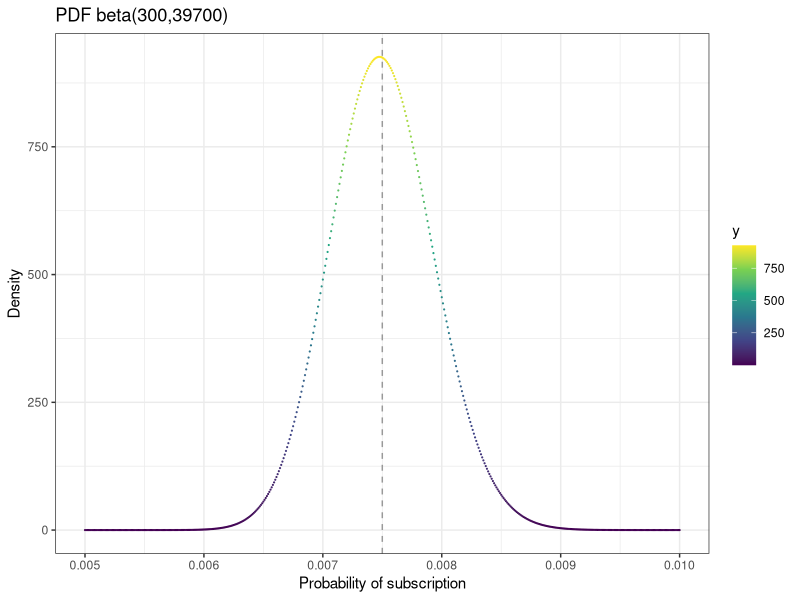
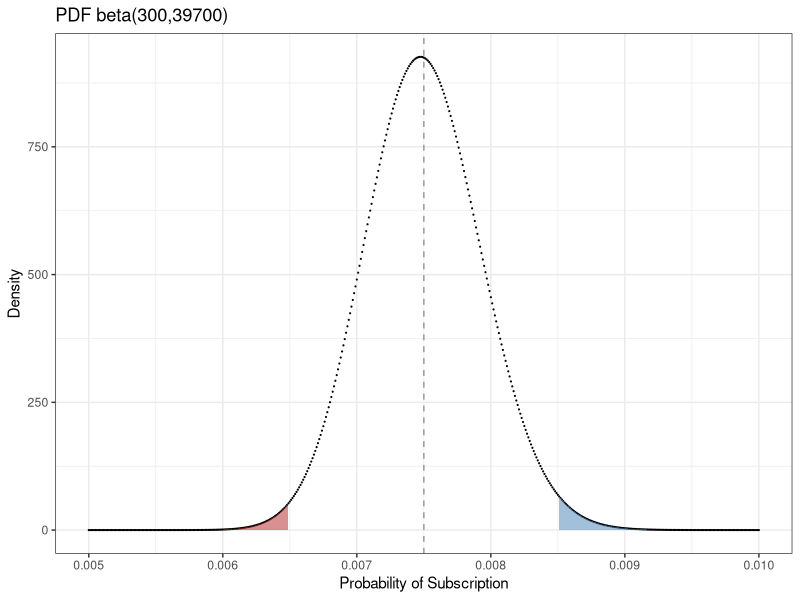
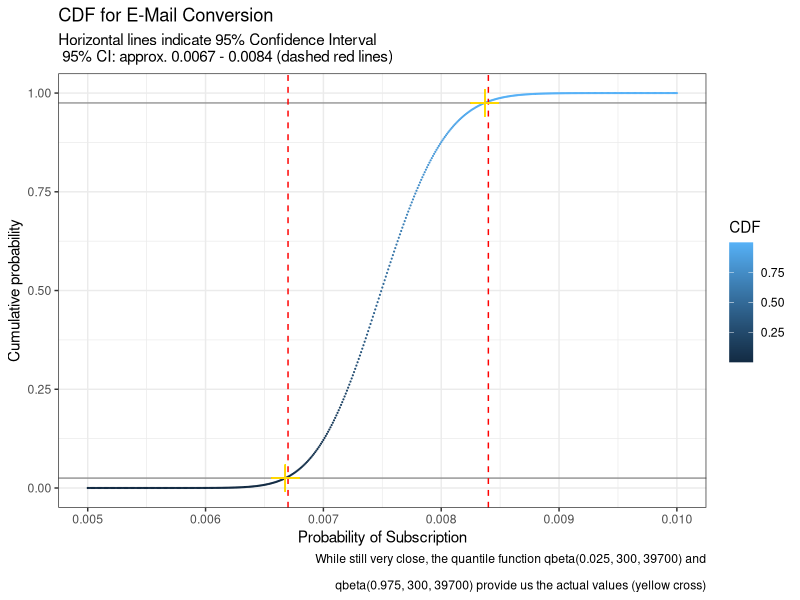
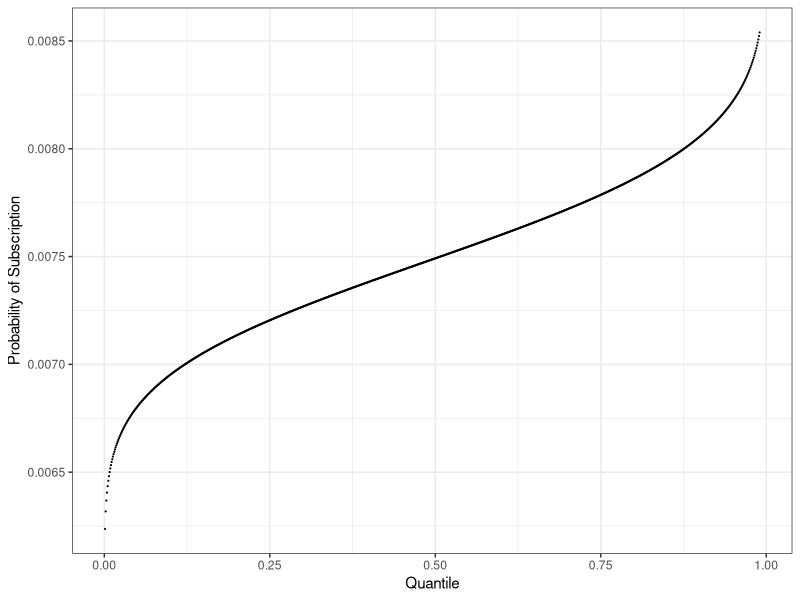

Write the R code that produced these figures, in order.
## ---- chunk 1
knitr::opts_chunk$set(echo = FALSE, warning = TRUE, message = FALSE, error = TRUE)
## ---- chunk 2
require(tidyverse)
## ---- chunk 3
x <- seq(0.005,0.01,by = 0.00001)
y <- dbeta(x,300,39700)

tbl <- tibble("x" = x, "y" = y)
tbl %>%
  ggplot(aes(x = x, y = y, color = y)) +
  geom_point(size = 0.1) +
  theme_bw() +
  geom_vline(xintercept = 300/40000, linetype = "dashed", color = "grey60") +
  scale_color_viridis_c() +
  labs(x = "Probability of subscription", y = "Density", title = "PDF beta(300,39700)")
## ---- chunk 4
lower <- pbeta(0.0065, 300, 39700)
#[1] 0.007978686

higher <- pbeta(1,300,39700) - pbeta(0.0085, 300, 39700)
#[1] 0.01248151

higher/lower
#[1] 1.564357
## ---- chunk 5
tbl %>%
  ggplot(aes(x = x, y = y)) +
  geom_point(size = 0.1) + 
  geom_ribbon(data = subset(tbl, x > 0 & x <0.0065), 
              aes(ymax = y), xmax = 0.0065, ymin = 0, xmin = 0,
              fill = "firebrick", 
              alpha = 0.5) +
  geom_ribbon(data = subset(tbl, x > 0.0085 & x < 1),
              aes(ymax = y), ymin = 0, xmax = 1, xmin = 0.0085,
              fill = "steelblue",
              alpha = 0.5) +
  theme_bw() +
  geom_vline(xintercept = 300/40000, linetype = "dashed", color = "grey60") +
  scale_color_viridis_c() +
  labs(x = "Probability of Subscription", y = "Density", title = "PDF beta(300,39700)")
## ---- chunk 6

#calculate the median of the CDF:
tbl$CDF <- pbeta(tbl$x, 300, 39700)
median(tbl$CDF)
#or derived visually:

CDFplot <- tbl %>%
  ggplot(aes(x = x, y = CDF, color = CDF)) +
  geom_point(size = 0.1) +
  theme_bw() +
  labs(y = "Cumulative probability", x = "Probability of Subscription",
       title = "CDF for E-Mail Conversion", subtitle = "Horizontal lines indicate 95% Confidence Interval\n 95% CI: approx. 0.0067 - 0.0084 (dashed red lines)") +
  #geom_hline(yintercept = median(tbl$CDF), linetype = "dashed", color = "grey60") +
  geom_hline(yintercept = 0.025, linetype = 1, color = "grey60") +
  geom_hline(yintercept = 0.975, linetype = 1, color = "grey60") +
  geom_vline(xintercept = 0.0067, linetype = 2, color = "red") +
  geom_vline(xintercept = 0.0084, linetype = 2, color = "red")

#The quantile function does the reverse of the CDF, i.e. it starts with a probability
#(e.g. you want to know the 95% confidence interval for probability of subscription)
#and provides you with precise numbers rather than starting with plotting and then deducing the 95% confidence
#interval "visually":
true_0.025percentCI <- qbeta(0.025, 300, 39700)
true_0.975percentCI <- qbeta(0.975, 300, 39700)
CDFplot +
  geom_point(aes(y = 0.025, x = true_0.025percentCI), color = "gold", size = 6, shape = 3) +
  geom_point(aes(y = 0.975, x = true_0.975percentCI), color = "gold", size = 6, shape = 3) +
  labs(caption = "While still very close, the quantile function qbeta(0.025, 300, 39700) and\n
       qbeta(0.975, 300, 39700) provide us the actual values (yellow cross)")
## ---- chunk 7
xs <- seq(0.001,0.99,by = 0.001)
quantile <- qbeta(xs, 300, 39700)
tbl2 <- tibble("Quantile" = xs, "Probability of Subscription" = quantile)
tbl2 %>%
  ggplot(aes(x = Quantile, y = `Probability of Subscription`)) +
  geom_point(size = 0.1) +
  theme_bw()
## ---- chunk 8
snowfall <- c(7.8, 9.4, 10, 7.9, 9.4, 7.0, 7.0, 7.1, 8.9, 7.4)
length(snowfall) #10

mean_snow <- mean(snowfall)
sd_snow <- sd(snowfall)

qnorm(0.0005, mean = mean_snow, sd = sd_snow) #4.456
qnorm(0.9995, mean = mean_snow, sd = sd_snow) #11.924
## ---- chunk 9
#30 houses
#10 candy bars
#alpha = 10, beta = 20

lowerBound <- qbeta(0.025, 10,20)
upperBound <- qbeta(0.975, 10,20)

lowerBound * 40 #7.175346
upperBound * 40 #20.33293
